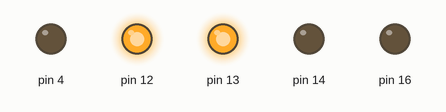
A sketch run on a simulated Arduino Uno, built with avr-gcc and run on an emulated ATmega328P. Shown: output pins drawn as LEDs (lit = HIGH).

Above: at 0.07 s.
At 0.37 s:
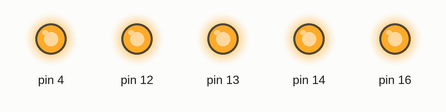
At 1.22 s:
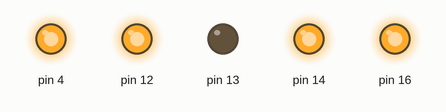
At 2.12 s:
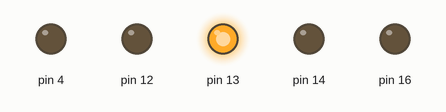
At 3.17 s:
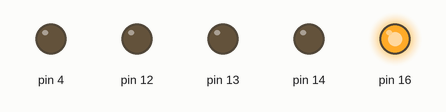
At 3.9 s:
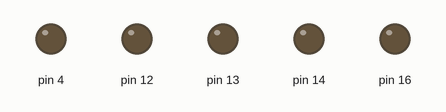
Timing chart, 0 to 4.8 s (numbered marks = the images above):
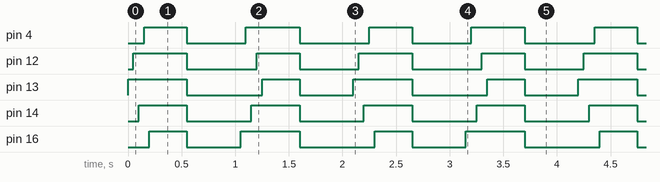

Measured:
- by itself, pin 4: alternates HIGH for 0.45 s and LOW for 0.55 s
- by itself, pin 12, pin 14: alternates HIGH for 0.45 s and LOW for 0.60 s
- by itself, pin 13: repeats every 2.1 s: LOW 0.70 s, HIGH 0.35 s, LOW 0.50 s, HIGH 0.55 s
- by itself, pin 16: repeats every 2.1 s: LOW 0.50 s, HIGH 0.55 s, LOW 0.70 s, HIGH 0.35 s

The sketch:

DiscoLights4a.ino
```cpp
void setup() {
  // put your setup code here, to run once:
  pinMode(13, OUTPUT);
  pinMode(12, OUTPUT);
  pinMode(14, OUTPUT);
  pinMode(4, OUTPUT);
  pinMode(16, OUTPUT);
}

void loop() {
  // put your main code here, to run repeatedly:
  digitalWrite(13, HIGH);
  delay(50);   //set value to somewhat lower than original brightness

  digitalWrite(12, HIGH);
  delay(50);

  digitalWrite(14, HIGH);
  delay(50);

  digitalWrite(4, HIGH);
  delay(50);

  digitalWrite(16, HIGH);
  delay(350);
  //Here Time delay is doubled so as to reverse the effect of the above code that is to make back and forth lighting.


  digitalWrite(13, LOW);
  digitalWrite(12, LOW);
  digitalWrite(14, LOW);
  digitalWrite(4, LOW);
  digitalWrite(16, LOW);

  delay(500);

//Reversing the above functionality
  digitalWrite(16, HIGH);
  delay(50);   //set value to somewhat lower than original brightness

  digitalWrite(4, HIGH);
  delay(50);

  digitalWrite(14, HIGH);
  delay(50);

  digitalWrite(12, HIGH);
  delay(50);

  digitalWrite(13, HIGH);
  delay(350);

  digitalWrite(13, LOW);
  digitalWrite(12, LOW);
  digitalWrite(14, LOW);
  digitalWrite(4, LOW);
  digitalWrite(16, LOW);

  delay(500);
}
```
